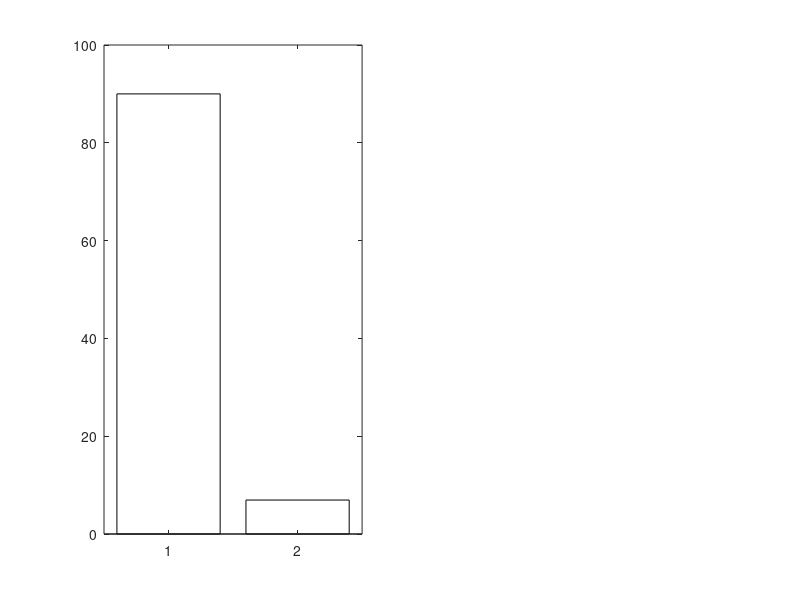

Reproduce this figure in MATLAB. (Note: this script raises an error after producing the figure.)
% =========================================================================
% SIH26038: RURAL DIABETIC RETINOPATHY SCREENING WORKFLOW SIMULATION
% Theme: MathWorks | Member 4: User Workflow & Rural Simulation
% =========================================================================
% Comparison: AI-Assisted Workflow vs. Traditional Manual Specialist Workflow
% Note: All parameters are modeled assumptions for health system evaluation.
% =========================================================================

clear; clc; close all;

fprintf('=================================================================\n');
fprintf(' SIH26038: MATLAB Rural Screening Queue & Capacity Simulation \n');
fprintf('=================================================================\n\n');

%% 1. Simulation Input Assumptions (Clearly Labeled)
ASSUMPTION.patients_per_day               = 120;  % Patients arriving at Primary Health Center (PHC)
ASSUMPTION.quality_failure_rate           = 0.10; % 10% fundus images require instant recapture
ASSUMPTION.ai_processing_time_sec         = 0.42; % XAI inference & Grad-CAM map generation
ASSUMPTION.manual_exam_time_min           = 15.0; % Time required for manual ophthalmologist dilation & exam
ASSUMPTION.connectivity_availability_pct = 75.0; % 75% edge connectivity (25% offline local buffer)
ASSUMPTION.human_review_capacity_per_day  = 30;   % Max borderline/high-risk reviews per remote doctor/day
ASSUMPTION.referral_rate_pct              = 18.0; % 18% referable DR cases needing tertiary referral

fprintf('[ASSUMPTION LOG]\n');
fprintf('  • Daily Patient Footfall: %d patients/PHC\n', ASSUMPTION.patients_per_day);
fprintf('  • Fundus Image Recapture Rate: %.1f%%\n', ASSUMPTION.quality_failure_rate * 100);
fprintf('  • AI Screening Time per Patient: %.2f seconds\n', ASSUMPTION.ai_processing_time_sec);
fprintf('  • Manual Specialist Exam Time: %.1f minutes\n', ASSUMPTION.manual_exam_time_min);
fprintf('  • Remote Doctor Daily Review Capacity: %d cases/day\n\n', ASSUMPTION.human_review_capacity_per_day);

%% 2. Workflow Queue Metrics Calculation
% Traditional Manual Workflow Metrics
manual_total_exam_hours = (ASSUMPTION.patients_per_day * ASSUMPTION.manual_exam_time_min) / 60;
manual_queue_length     = max(0, ASSUMPTION.patients_per_day - (8 * 4)); % assuming 4 cases/hr capacity
manual_turnaround_days  = manual_total_exam_hours / 8; % 8-hour workday

% AI-Assisted Workflow Metrics
ai_screening_time_hours = (ASSUMPTION.patients_per_day * (ASSUMPTION.ai_processing_time_sec / 3600));
ai_flagged_for_human_review = round(ASSUMPTION.patients_per_day * 0.22); % 22% flagged for human review or severe DR
ai_queue_length         = max(0, ai_flagged_for_human_review - ASSUMPTION.human_review_capacity_per_day);
ai_turnaround_hours     = (ai_screening_time_hours + (ai_flagged_for_human_review / ASSUMPTION.human_review_capacity_per_day) * 8);

%% 3. Print Results Summary
fprintf('=================================================================\n');
fprintf(' WORKFLOW PERFORMANCE COMPARISON SUMMARY\n');
fprintf('=================================================================\n');
fprintf(' Metric                              | Manual Workflow | AI-Assisted Workflow\n');
fprintf('-------------------------------------+-----------------+---------------------\n');
fprintf(' Total Screening Hours / 100 Patients| %13.2f h | %17.4f h\n', manual_total_exam_hours, ai_screening_time_hours);
fprintf(' Cases Requiring Specialist Time     | %13d   | %17d  \n', ASSUMPTION.patients_per_day, ai_flagged_for_human_review);
fprintf(' Unmet Doctor Queue Backlog (daily)  | %13d   | %17d  \n', manual_queue_length, ai_queue_length);
fprintf(' Average Patient Turnaround Time     | %11.1f days | %15.2f hours\n', manual_turnaround_days, ai_turnaround_hours);
fprintf('=================================================================\n\n');

%% 4. Plot Comparison Visualizations
figure('Name', 'SIH26038 Rural DR Screening Simulation', 'Color', [0.05 0.05 0.05]);

% Subplot 1: Turnaround Time Comparison
subplot(1, 2, 1);
bar_data = [manual_turnaround_days * 24, ai_turnaround_hours];
b = bar(bar_data, 'FaceColor', 'flat');
b.CData(1,:) = [0.78 0.15 0.15]; % Red for manual delay
b.CData(2,:) = [1.00 0.35 0.12]; % Orange for AI-assisted
set(gca, 'XTickLabel', {'Manual Workflow', 'AI-Assisted'}, 'Color', [0.1 0.1 0.1], 'XColor', 'w', 'YColor', 'w');
title('Average Turnaround Time (Hours)', 'Color', [0.83 0.66 0.31], 'FontSize', 12);
ylabel('Hours to Result', 'Color', 'w');
grid on; set(gca, 'GridColor', [0.3 0.3 0.3]);

% Subplot 2: Specialist Time Allocation
subplot(1, 2, 2);
pie_data = [ai_flagged_for_human_review, (ASSUMPTION.patients_per_day - ai_flagged_for_human_review)];
p = pie(pie_data, {'Human Review (22%)', 'AI Triaged Normal (78%)'});
set(gca, 'Color', [0.1 0.1 0.1]);
title('Ophthalmologist Time Saved via AI Triage', 'Color', [0.83 0.66 0.31], 'FontSize', 12);

fprintf('Simulation script completed successfully. Plot generated.\n');
